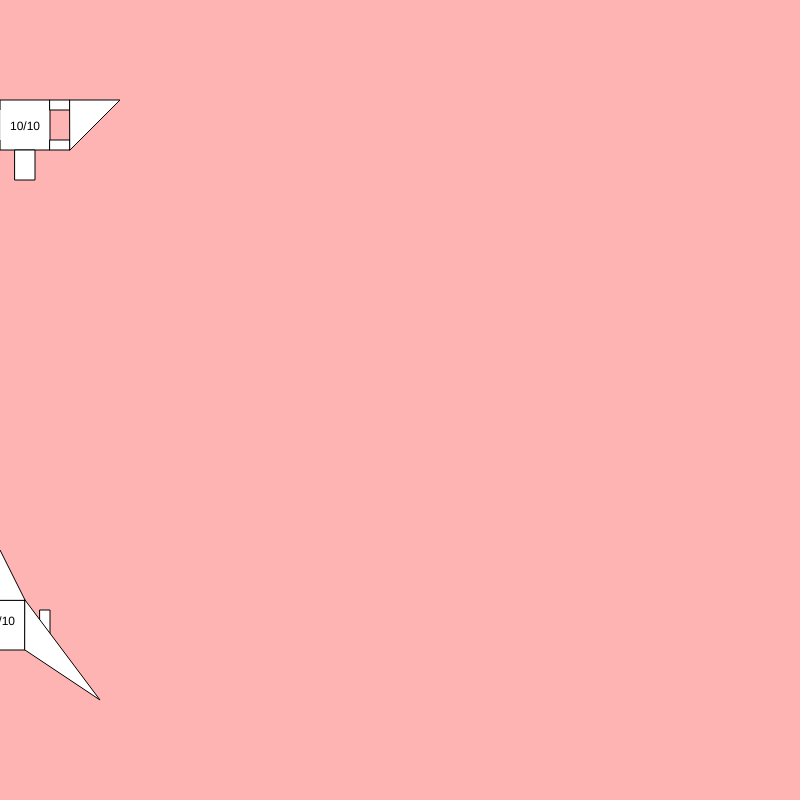
Frame 1 (no input)
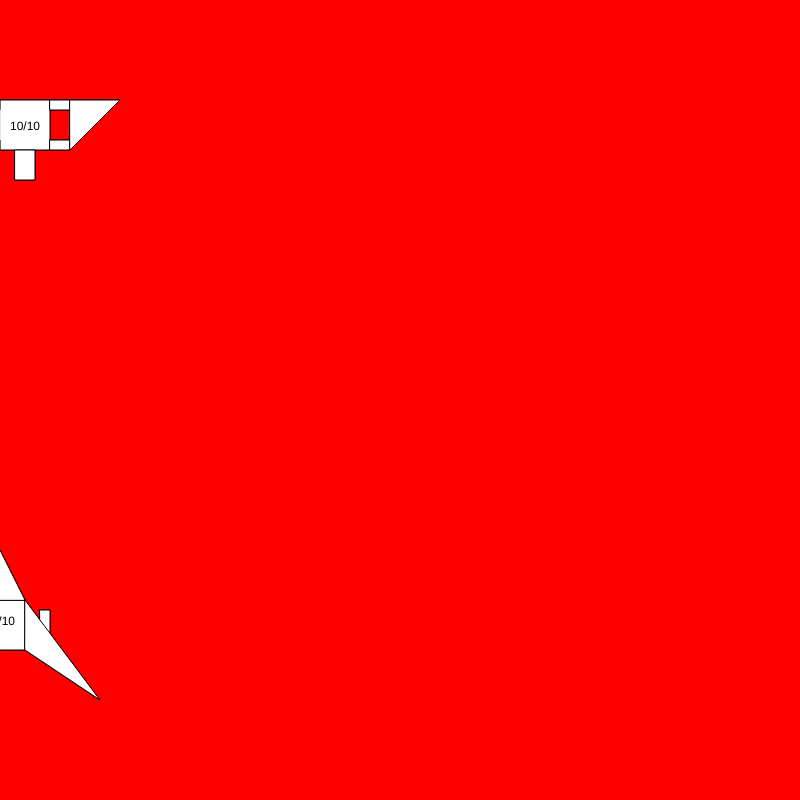
Frame 60 (no input)
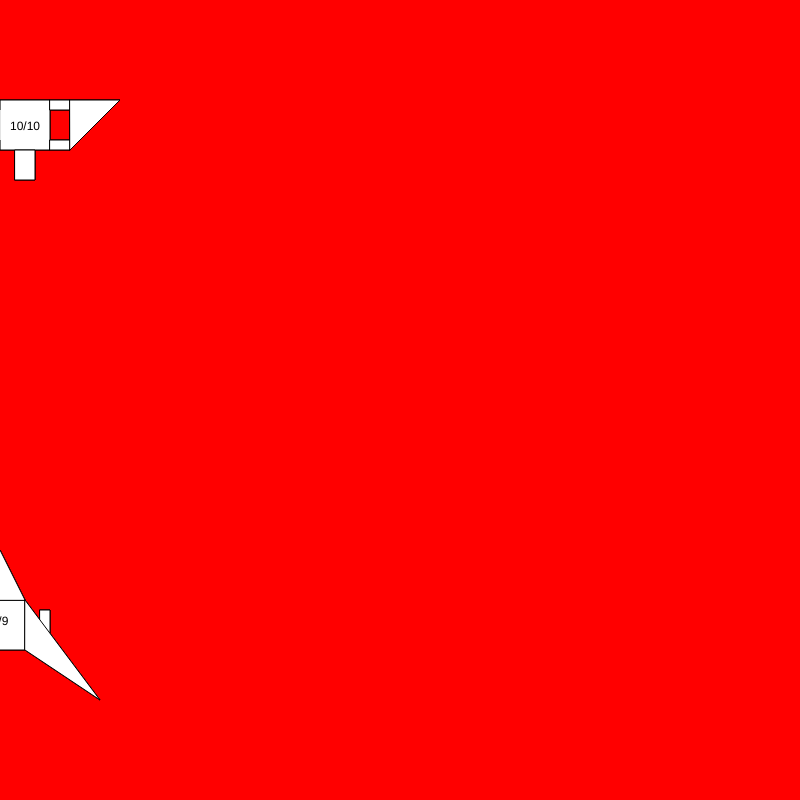
Frame 120 (the mouse pressed at the canvas centre since frame 60)

The p5.js sketch that drew these frames (run headless with seeded random() and noise() and a simulated clock; from frame 60 on, the mouse is pressed at the canvas centre):

// p5.js sketch
// ── sketch.js
var playerX = 0;
var playerY = 600;
var enemyX = 0;
var enemyY = 100;
var enemy_shellX = -99;
var enemy_shellY = -99;
var player_shellX = -99;
var player_shellY = -99;
var enemyhealth = 10;
var playerhealth = 10;
function setup() {
  createCanvas(800, 800);
}

function draw() {
  background(255, 0, 0, 75);
  ellipse(player_shellX - 45, player_shellY + 10, 5);
  ellipse(player_shellX + 45, player_shellY + 10, 5);
  ellipse(enemy_shellX + 25, enemy_shellY + 75, 20);
  enemy_shellY = enemy_shellY + 5;
  player_shellY = player_shellY - 7;

  drawPlayer(playerX, playerY);
  if (keyIsDown(65)) {
    playerX -= 5;
  }
  if (keyIsDown(68)) {
    playerX += 5;
  }
  drawenemy(enemyX, enemyY);
  if (keyIsDown(74)) {
    enemyX -= 5;
  }
  if (keyIsDown(76)) {
    enemyX += 5;
  }
  if (
    player_shellX > enemyX &&
    player_shellX < enemyX + 150 &&
    player_shellY > enemyY &&
    player_shellY < enemyY + 80
  ) {
    enemyhealth = enemyhealth - 1;
    player_shellX = -999;
  }
  if (
    enemy_shellX > playerX - 100
    &&
    enemy_shellX < playerX + 100 &&
    enemy_shellY > playerY - 155 &&
    enemy_shellY < playerY + 100
  ) {
    playerhealth = playerhealth - 1;
    enemy_shellX = -999;
  }
}
function drawPlayer(x, y) {
  rect(x - 50, y + 10, 10, 30);
  rect(x + 40, y + 10, 10, 30);
  rect(x - 25, y, 50);
  triangle(x - 25, y, x, y - 50, x + 25, y);
  triangle(x - 25, y, x - 100, y + 100, x - 25, y + 50);
  triangle(x + 25, y, x + 100, y + 100, x + 25, y + 50);
  text("10/" + playerhealth, playerX - 15, 625);
}

function drawenemy(x, y) {
  rect(x, y, 50, 50);
  rect(x - 20, y, 20, 10);
  rect(x + 50, y, 20, 10);
  rect(x + 50, y + 40, 20, 10);
  rect(x - 20, y + 40, 20, 10);
  triangle(x + 70, y + 50, x + 120, y, x + 70, y);
  triangle(x - 20, y + 50, x - 20, y, x - 70, y);
  rect(x + 15, y + 50, 20, 30);
  text("10/" + enemyhealth, enemyX + 10, 130);
}
function keyPressed() {
  if (keyCode == 73) {
    enemy_shellY = enemyY;
    enemy_shellX = enemyX;
  }
  if (keyCode == 87) {
    player_shellY = playerY;
    player_shellX = playerX;
  }
}
